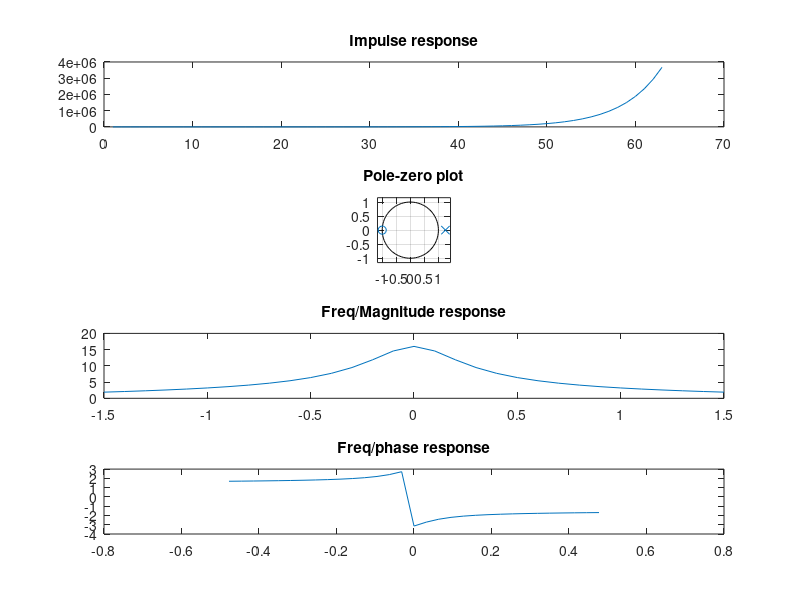
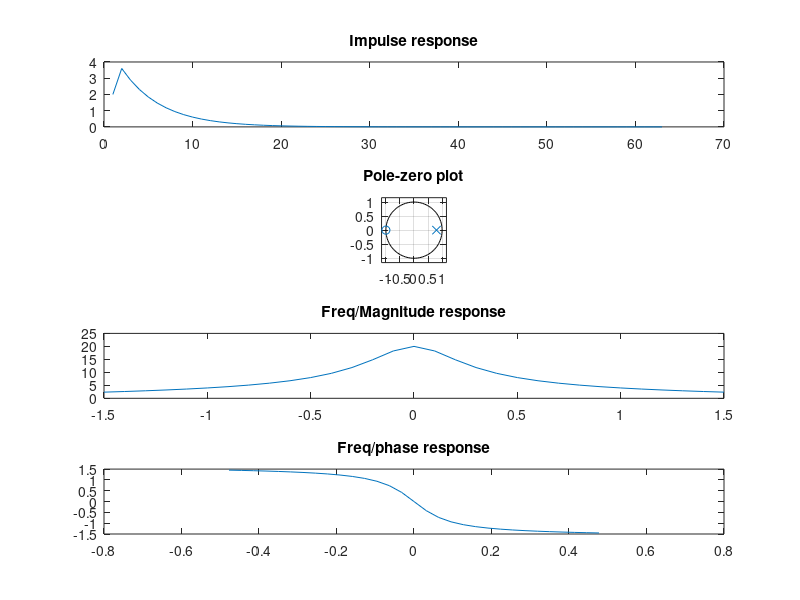

These figures' MATLAB source, in order:
% second exercise
% Lazaros Konstantinos-Panagiotis
% 01639
% checking if systems are stable

%part a
% This is an unstable system
f = [-1.5:0.1:1.5];
b1 = [2 2];
a1 = [1 -1.25];
[H1, w1] = freqz(b1, a1, f);
[h1, t1] = impz(b1, a1);
poles = roots(a1);
zero_parts = roots(b1);

figure;
subplot(4,1,1);
plot(h1);
title('Impulse response');

subplot(4,1,2);
zplane(b1,a1);
title('Pole-zero plot');

subplot(4,1,3);
plot(w1, abs(H1));
title('Freq/Magnitude response');


subplot(4,1,4);
plot(w1/pi, angle(H1));
title('Freq/phase response');


% part b
% This here is a stable system
b2 = [2, 2];
a2 = [1, -0.8];
[H2, w2] = freqz(b2, a2, f);
[h2, t2] = impz(b2, a2);
poles2 = roots(a2);
zero_parts2 = roots(b2);

figure;
subplot(4,1,1);
plot(h2);
title('Impulse response');

subplot(4,1,2);
zplane(b2,a2);
title('Pole-zero plot');

subplot(4,1,3);
plot(w2, abs(H2));
title('Freq/Magnitude response');

subplot(4,1,4);
plot(w2/pi, angle(H2));
title('Freq/phase response');













